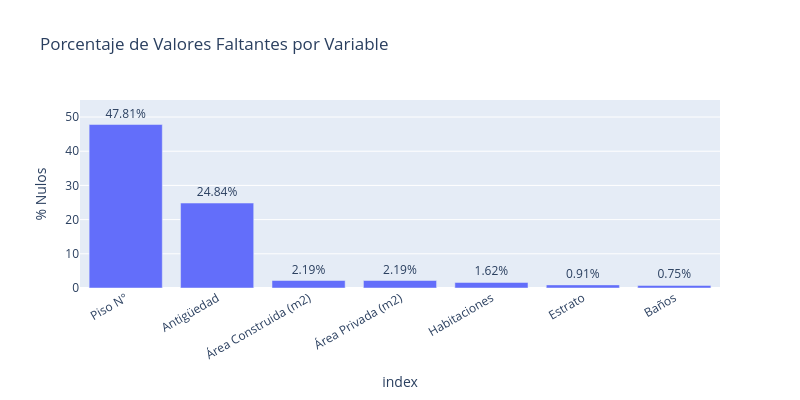

The notebook cell saved with this chart:
### Code cell
nulos_filtrado = nulos[nulos['Nulos'] > 0].sort_values('% Nulos', ascending=False)

fig = px.bar(nulos_filtrado, x=nulos_filtrado.index, y='% Nulos',
             text='% Nulos',
             title="Porcentaje de Valores Faltantes por Variable",
             labels={'x': 'Variable', '% Nulos': '% Nulos'},
             width=800, height=400)

fig.update_traces(texttemplate='%{text}%', textposition='outside')
fig.update_layout(
    xaxis_tickangle=-30,
    yaxis_range=[0, nulos_filtrado['% Nulos'].max() * 1.15]
)
fig.show()

### Figure 1 — Plotly figure (JSON) as saved in the notebook; plotly's stock layout.template omitted (floating-point values rounded to 4 significant figures)
{"data": [{"hovertemplate": "index=%{x}<br>% Nulos=%{text}<extra></extra>", "legendgroup": "", "marker": {"color": "#636efa", "pattern": {"shape": ""}}, "name": "", "orientation": "v", "showlegend": false, "text": [47.81, 24.84, 2.19, 2.19, 1.62, 0.91, 0.75], "textposition": "outside", "texttemplate": "%{text}%", "type": "bar", "x": ["Piso N°", "Antigüedad", "Área Construida (m2)", "Área Privada (m2)", "Habitaciones", "Estrato", "Baños"], "xaxis": "x", "y": [47.81, 24.84, 2.19, 2.19, 1.62, 0.91, 0.75], "yaxis": "y"}], "layout": {"barmode": "relative", "height": 400, "legend": {"tracegroupgap": 0}, "title": {"text": "Porcentaje de Valores Faltantes por Variable"}, "width": 800, "xaxis": {"anchor": "y", "domain": [0, 1], "tickangle": -30, "title": {"text": "index"}}, "yaxis": {"anchor": "x", "domain": [0, 1], "range": [0, 54.98], "title": {"text": "% Nulos"}}}}
